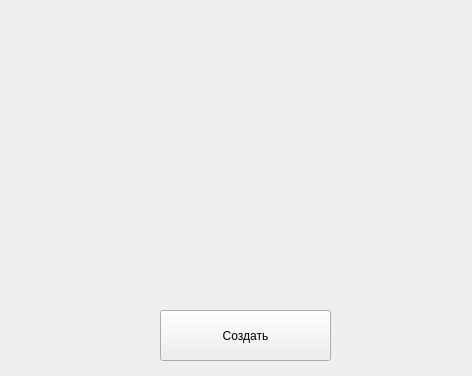
<?xml version="1.0" encoding="UTF-8"?>
<ui version="4.0">
 <class>Form</class>
 <widget class="QWidget" name="Form">
  <property name="geometry">
   <rect>
    <x>0</x>
    <y>0</y>
    <width>472</width>
    <height>376</height>
   </rect>
  </property>
  <property name="windowTitle">
   <string>Form</string>
  </property>
  <widget class="QPushButton" name="pushButton">
   <property name="geometry">
    <rect>
     <x>160</x>
     <y>310</y>
     <width>171</width>
     <height>51</height>
    </rect>
   </property>
   <property name="text">
    <string>Создать</string>
   </property>
  </widget>
 </widget>
 <resources/>
 <connections/>
</ui>
